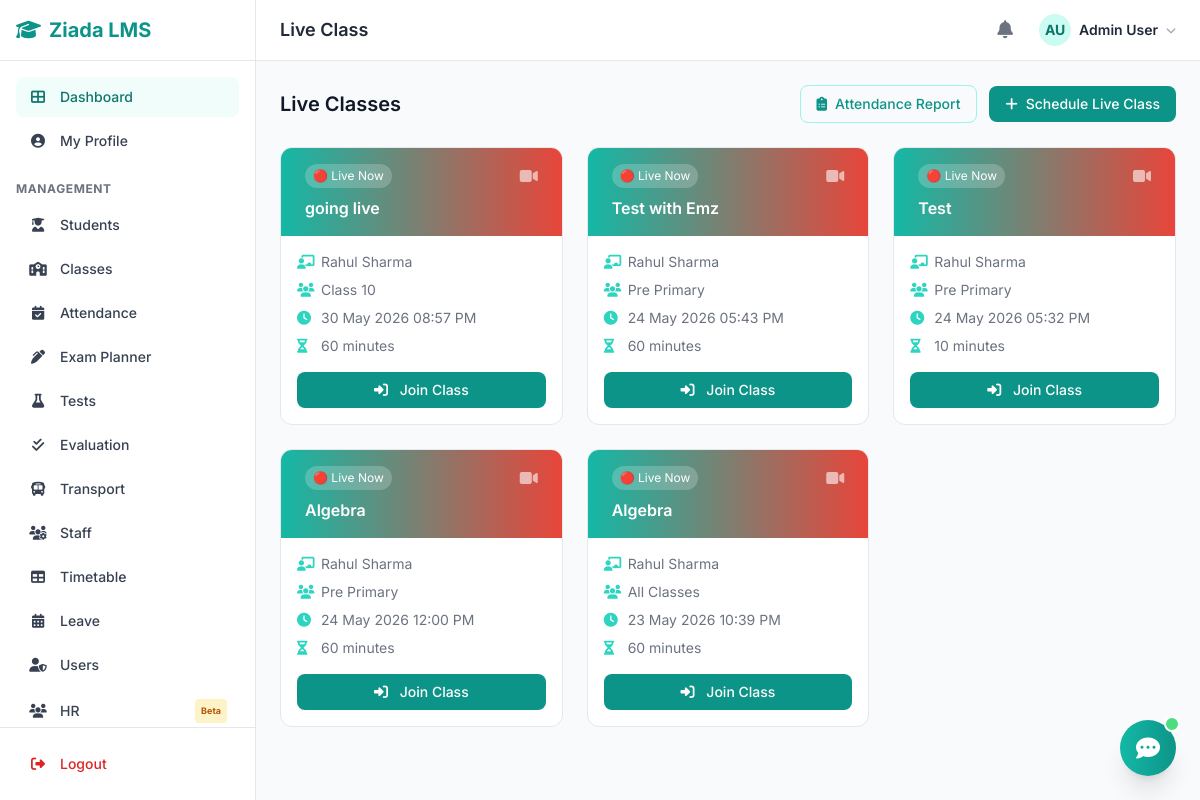
The app's page /modules/live-class/index.php (signed in) with its own data.
### tables this page shows
CREATE TABLE `users` (
  `id` int(11) NOT NULL,
  `username` varchar(50) NOT NULL,
  `email` varchar(100) NOT NULL,
  `password` varchar(255) NOT NULL,
  `full_name` varchar(100) NOT NULL,
  `phone` varchar(20) DEFAULT NULL,
  `role` enum('admin','teacher','student') NOT NULL DEFAULT 'student',
  `avatar` varchar(255) DEFAULT NULL,
  `is_active` tinyint(1) DEFAULT 1,
  `created_at` timestamp NOT NULL DEFAULT current_timestamp(),
  `updated_at` timestamp NOT NULL DEFAULT current_timestamp() ON UPDATE current_timestamp()
);

CREATE TABLE `live_classes` (
  `id` int(11) NOT NULL,
  `title` varchar(200) NOT NULL,
  `class_id` int(11) DEFAULT NULL,
  `subject_id` int(11) DEFAULT NULL,
  `teacher_id` int(11) NOT NULL,
  `meeting_url` varchar(500) DEFAULT NULL,
  `scheduled_at` datetime NOT NULL,
  `duration_minutes` int(11) DEFAULT 60,
  `status` enum('scheduled','live','completed','cancelled') DEFAULT 'scheduled',
  `recording_url` varchar(500) DEFAULT NULL,
  `created_at` timestamp NOT NULL DEFAULT current_timestamp()
);

CREATE TABLE `classes` (
  `id` int(11) NOT NULL,
  `name` varchar(100) NOT NULL,
  `category` varchar(50) NOT NULL,
  `section` varchar(10) DEFAULT NULL,
  `description` text DEFAULT NULL,
  `is_active` tinyint(1) DEFAULT 1,
  `created_at` timestamp NOT NULL DEFAULT current_timestamp()
);

### config/database.php (called while the page is built, shortened)
<?php
function db_connect() {
    $conn = new mysqli(DB_HOST, DB_USER, DB_PASS, DB_NAME);
    $conn->set_charset("utf8mb4");
    return $conn;
}
function db_query($sql, $params = []) {
    $conn = db_connect();
    if (!empty($params)) {
        $stmt = $conn->prepare($sql);
        if ($stmt) {
            $types = '';
            foreach ($params as $p) {
                if (is_int($p)) $types .= 'i';
                elseif (is_double($p)) $types .= 'd';
                else $types .= 's';
            }
            $stmt->bind_param($types, ...$params);
            $stmt->execute();
            $result = $stmt->get_result();
            return $result;
        }
    }
    $result = $conn->query($sql);
    return $result;
}
function db_get_row($sql, $params = []) {
    $result = db_query($sql, $params);
    return $result ? $result->fetch_assoc() : null;
}
function db_get_all($sql, $params = []) {
    $result = db_query($sql, $params);
    return $result ? $result->fetch_all(MYSQLI_ASSOC) : [];
}

### includes/session.php (called while the page is built, shortened)
<?php
require_once __DIR__ . '/../config/database.php';
function has_role(...$roles) {
    foreach ($roles as $role) {
        if (isset($_SESSION['user_role']) && $_SESSION['user_role'] === $role) return true;
    }
    return false;
}

### modules/live-class/index.php (the view, shortened to what this page needs)
<?php
require_once __DIR__ . '/../../includes/session.php';
require_once __DIR__ . '/../../includes/functions.php';
$user_role = get_user_role();
$uid = get_user_id();
$base_query = "SELECT lc.*, u.full_name as teacher_name, c.name as class_name
    FROM live_classes lc
    LEFT JOIN users u ON lc.teacher_id = u.id
    LEFT JOIN classes c ON lc.class_id = c.id
    WHERE lc.status IN ('scheduled', 'live')";
if ($user_role === 'admin') {
    $live_classes = db_get_all("$base_query ORDER BY lc.scheduled_at DESC LIMIT 10");
} elseif ($user_role === 'teacher') {
    $live_classes = db_get_all("$base_query AND (lc.teacher_id = ? OR lc.class_id IN (SELECT class_id FROM class_teachers WHERE teacher_id = ?)) ORDER BY lc.scheduled_at DESC LIMIT 10", [$uid, $uid]);
} elseif ($user_role === 'student') {
    $live_classes = db_get_all("$base_query AND lc.class_id IN (SELECT class_id FROM students WHERE user_id = ?) ORDER BY lc.scheduled_at DESC LIMIT 10", [$uid]);
} elseif ($user_role === 'parent') {
    $live_classes = db_get_all("$base_query AND lc.class_id IN (SELECT s.class_id FROM student_parents sp JOIN students s ON sp.student_id = s.id WHERE sp.parent_user_id = ?) ORDER BY lc.scheduled_at DESC LIMIT 10", [$uid]);
} else {
    $live_classes = [];
}
include __DIR__ . '/../../includes/header.php';
?>
<div class="max-w-6xl mx-auto">
    <div class="flex items-center justify-between mb-6">
        <h2 class="text-xl font-semibold text-gray-900">Live Classes</h2>
        <div class="flex items-center gap-3">
            <a href="attendance-report.php" class="text-teal-600 border border-teal-200 px-4 py-2 rounded-lg text-sm font-medium hover:bg-teal-50 transition flex items-center gap-2">
                <i class="fas fa-clipboard-list"></i> Attendance Report
            </a>
            <?php if (has_role('admin') || has_role('teacher')): ?>
            <a href="schedule.php" class="bg-teal-600 text-white px-4 py-2 rounded-lg text-sm font-medium hover:bg-teal-700 transition flex items-center gap-2">
                <i class="fas fa-plus"></i> Schedule Live Class
            </a>
            <?php endif; ?>
        </div>
    </div>
    <?php if (empty($live_classes)): ?>
    <div class="bg-white rounded-xl border border-gray-200 p-12 text-center">
        <i class="fas fa-video text-5xl text-gray-300 mb-4 block"></i>
        <p class="text-gray-500">No live classes scheduled yet.</p>
    </div>
    <?php else: ?>
    <div class="grid grid-cols-1 md:grid-cols-2 lg:grid-cols-3 gap-6">
        <?php foreach ($live_classes as $lc): ?>
        <div class="bg-white rounded-xl border border-gray-200 overflow-hidden hover:shadow-md transition">
            <div class="bg-gradient-to-r from-teal-500 to-coral-600 px-6 py-4">
                <div class="flex items-center justify-between">
                    <span class="text-xs px-2 py-1 rounded-full bg-white/20 text-white">
                        <?= $lc['status'] == 'live' ? '🔴 Live Now' : ucfirst($lc['status']) ?>
                    </span>
                    <i class="fas fa-video text-white/60"></i>
                </div>
                <h3 class="text-white font-semibold mt-2"><?= sanitize($lc['title']) ?></h3>
            </div>
            <div class="p-4 space-y-2 text-sm">
                <div class="flex items-center gap-2 text-gray-500">
                    <i class="fas fa-chalkboard-teacher w-4 text-teal-400"></i> <?= sanitize($lc['teacher_name']) ?>
                </div>
                <div class="flex items-center gap-2 text-gray-500">
                    <i class="fas fa-users w-4 text-teal-400"></i> <?= sanitize($lc['class_name'] ?? 'All Classes') ?>
                </div>
                <div class="flex items-center gap-2 text-gray-500">
                    <i class="fas fa-clock w-4 text-teal-400"></i> <?= format_date($lc['scheduled_at'], 'd M Y h:i A') ?>
                </div>
                <div class="flex items-center gap-2 text-gray-500">
                    <i class="fas fa-hourglass-half w-4 text-teal-400"></i> <?= $lc['duration_minutes'] ?> minutes
                </div>
            </div>
            <div class="p-4 pt-0">
                <?php if ($lc['status'] == 'live' || $lc['status'] == 'scheduled'): ?>
                <a href="room.php?id=<?= $lc['id'] ?>" class="block w-full bg-teal-600 text-white text-center py-2 rounded-lg text-sm font-medium hover:bg-teal-700 transition">
                    <i class="fas fa-sign-in-alt mr-2"></i> Join Class
                </a>
                <?php elseif ($lc['recording_url']): ?>
                <a href="<?= sanitize($lc['recording_url']) ?>" class="block w-full bg-gray-100 text-gray-700 text-center py-2 rounded-lg text-sm font-medium hover:bg-gray-200 transition">
                    <i class="fas fa-play mr-2"></i> View Recording
                </a>
                <?php endif; ?>
            </div>
        </div>
        <?php endforeach; ?>
    </div>
    <?php endif; ?>
</div>
<?php include __DIR__ . '/../../includes/footer.php'; ?>

### includes/functions.php (shortened to what this page needs)
<?php
function sanitize($input) {
    return htmlspecialchars(strip_tags(trim($input)), ENT_QUOTES, 'UTF-8');
}
function format_date($date, $format = 'd M Y') {
    return date($format, strtotime($date));
}
function get_avatar($name, $photo = null, $subdir = 'avatars') {
    $initials = '';
    $parts = explode(' ', $name);
    foreach ($parts as $p) $initials .= strtoupper($p[0] ?? '');
    return substr($initials, 0, 2);
}
function user_avatar_html($user, $size = 'w-8 h-8', $text_size = 'text-sm') {
    $initial = get_avatar($user['full_name'] ?? 'U');
    return '<div class="' . $size . ' rounded-full bg-teal-100 flex items-center justify-center ' . $text_size . ' font-bold text-teal-700">' . $initial . '</div>';
}

### assets/css/style.css (style rules this page uses)
:root { --color-primary: #0d9488; --color-primary-hover: #0f766e; --color-primary-light: #f0fdfa; --color-primary-ring: rgba(13, 148, 136, 0.3); --font-sans: 'Inter', -apple-system, BlinkMacSystemFont, 'Segoe UI', Roboto, sans-serif; }
* { margin: 0; padding: 0; box-sizing: border-box; }
body { font-family: var(--font-sans); -webkit-font-smoothing: antialiased; }

### records on screen
users: full_name "AU"
live_classes: status "🔴 Live Now", title "going live", teacher.full_name "Rahul Sharma", class.name "Class 10", scheduled_at "30 May 2026 08:57 PM", duration_minutes "60"
live_classes: status "🔴 Live Now", title "Test with Emz", teacher.full_name "Rahul Sharma", class.name "Pre Primary", scheduled_at "24 May 2026 05:43 PM", duration_minutes "60"
live_classes: status "🔴 Live Now", title "Test", teacher.full_name "Rahul Sharma", class.name "Pre Primary", scheduled_at "24 May 2026 05:32 PM", duration_minutes "10"
live_classes: status "🔴 Live Now", title "Algebra", teacher.full_name "Rahul Sharma", class.name "Pre Primary", scheduled_at "24 May 2026 12:00 PM", duration_minutes "60"
live_classes: status "🔴 Live Now", title "Algebra", teacher.full_name "Rahul Sharma", class_name "All Classes", scheduled_at "23 May 2026 10:39 PM", duration_minutes "60"

### other values on screen
$page_title "Live Class"
get_user_name() "Admin User"
